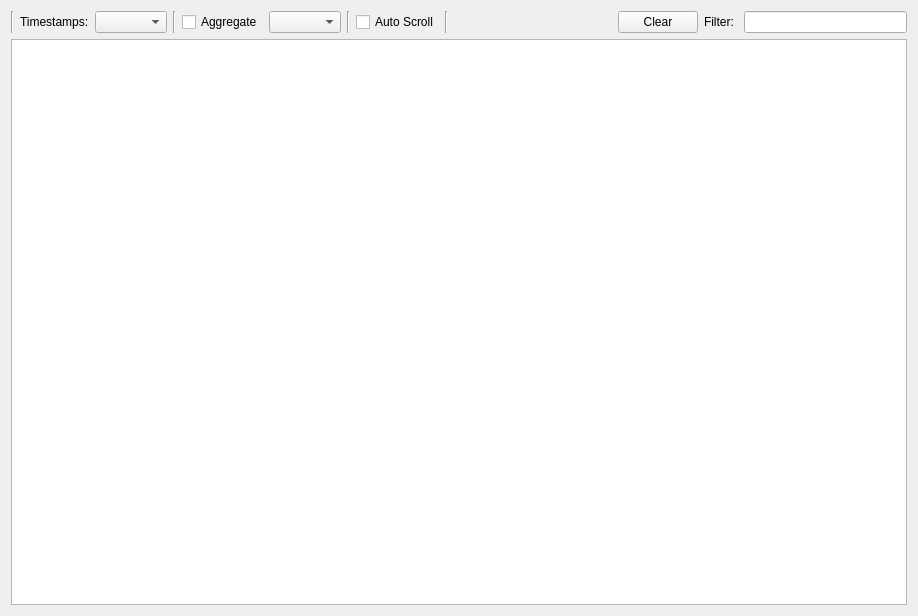
<?xml version="1.0" encoding="UTF-8"?>
<ui version="4.0">
 <class>TraceWindow</class>
 <widget class="QWidget" name="TraceWindow">
  <property name="geometry">
   <rect>
    <x>0</x>
    <y>0</y>
    <width>918</width>
    <height>616</height>
   </rect>
  </property>
  <property name="windowTitle">
   <string>Trace View</string>
  </property>
  <layout class="QVBoxLayout" name="verticalLayout">
   <item>
    <widget class="QWidget" name="widget" native="true">
     <layout class="QHBoxLayout" name="horizontalLayout">
      <property name="leftMargin">
       <number>0</number>
      </property>
      <property name="topMargin">
       <number>0</number>
      </property>
      <property name="rightMargin">
       <number>0</number>
      </property>
      <property name="bottomMargin">
       <number>0</number>
      </property>
      <item>
       <widget class="Line" name="line_2">
        <property name="orientation">
         <enum>Qt::Vertical</enum>
        </property>
       </widget>
      </item>
      <item>
       <widget class="QLabel" name="label">
        <property name="text">
         <string>Timestamps:</string>
        </property>
       </widget>
      </item>
      <item>
       <widget class="QComboBox" name="cbTimestampMode"/>
      </item>
      <item>
       <widget class="Line" name="line">
        <property name="orientation">
         <enum>Qt::Vertical</enum>
        </property>
       </widget>
      </item>
      <item>
       <widget class="QCheckBox" name="cbAggregated">
        <property name="text">
         <string>Aggregate</string>
        </property>
        <property name="checked">
         <bool>false</bool>
        </property>
       </widget>
      </item>
      <item>
       <widget class="QComboBox" name="cbAggregateMode"/>
      </item>
      <item>
       <widget class="Line" name="line_4">
        <property name="orientation">
         <enum>Qt::Vertical</enum>
        </property>
       </widget>
      </item>
      <item>
       <widget class="QCheckBox" name="cbAutoScroll">
        <property name="text">
         <string>Auto Scroll</string>
        </property>
       </widget>
      </item>
      <item>
       <widget class="Line" name="line_3">
        <property name="orientation">
         <enum>Qt::Vertical</enum>
        </property>
       </widget>
      </item>
      <item>
       <spacer name="horizontalSpacer">
        <property name="orientation">
         <enum>Qt::Horizontal</enum>
        </property>
        <property name="sizeHint" stdset="0">
         <size>
          <width>40</width>
          <height>20</height>
         </size>
        </property>
       </spacer>
      </item>
      <item>
       <widget class="QPushButton" name="btTraceClear">
        <property name="text">
         <string>Clear</string>
        </property>
       </widget>
      </item>
      <item>
       <widget class="QLabel" name="label_2">
        <property name="text">
         <string>Filter: </string>
        </property>
       </widget>
      </item>
      <item>
       <widget class="QLineEdit" name="filterLineEdit"/>
      </item>
     </layout>
    </widget>
   </item>
   <item>
    <widget class="QTreeView" name="tree">
     <property name="verticalScrollMode">
      <enum>QAbstractItemView::ScrollPerPixel</enum>
     </property>
    </widget>
   </item>
  </layout>
 </widget>
 <resources/>
 <connections/>
</ui>
